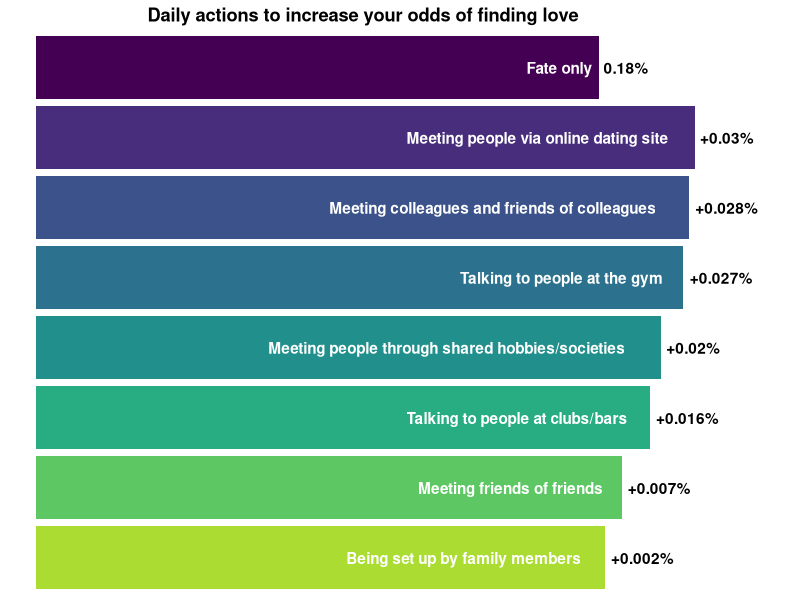

The R script that drew this image:
## ---- chunk 1
knitr::opts_chunk$set(collapse = TRUE)
## ---- chunk 2
library(dplyr)
library(magrittr)
library(ggplot2)

# Label the odds in chart
label.odds <- c("Being set up by family members"
                ,"Meeting friends of friends"
                ,"Talking to people at clubs/bars"
                ,"Meeting people through shared hobbies/societies"
                ,"Talking to people at the gym"
                ,"Meeting colleagues and friends of colleagues"
                , "Meeting people via online dating site"
                ,"Fate only"
                )

# Standard fate odd
odds <- 1/562

# Increased odds by action undertaken
all.odds <- c(odds * 1.01
              , odds * 1.04
              , odds * 1.09
              , odds * 1.11
              , odds * 1.15
              , odds * 1.16
              , odds * 1.17
              , odds) %>%
  set_names( label.odds )

# Numeric labels for odds
label_num.odds <- c(paste0("+", 100 * round(all.odds[-8] - odds, digits = 5)), round(100 * odds, digits = 2)) %>% paste0("%")
x.val <- 1:length( all.odds )
data.df <- data.frame( as.factor(x.val), all.odds, label.odds ) %>%
  set_names( c("x", "odds", "label") )

# Create chart
ggplot(data = data.df, aes(x = x, y = odds, fill = x)) + 
  geom_bar(stat = "identity", show.legend = FALSE) +
  # scale_fill_viridis_d(direction = -1, alpha = 0.95, option = "D") +
  scale_fill_manual(values = viridis::viridis(9)[-9] %>% rev(), aesthetics = "fill") + 
  coord_flip() +
  ggtitle("Daily actions to increase your odds of finding love") + 
  geom_text( aes( label = label.odds ), colour = "white", hjust = 1.1, fontface = "bold") + 
  geom_text( aes ( label = label_num.odds ), hjust = -0.1, fontface = "bold") +
  theme_void() +
  scale_y_continuous(name = "Odds of finding love in 365 days", limits = c(0, 0.0023)) +
  theme(plot.title = element_text(hjust = 0.4, face = "bold"))
